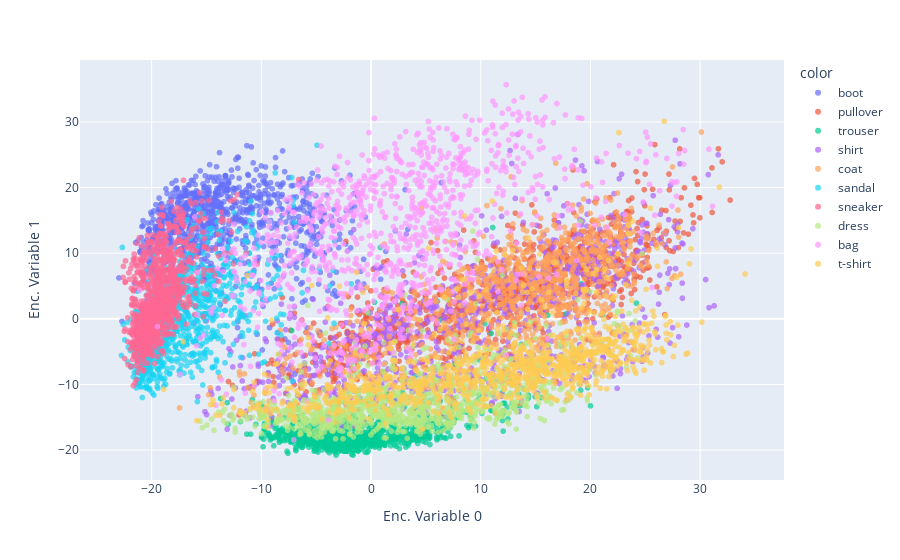

The notebook cell saved with this chart:
### Code cell
encoded_samples_reduced_PCA = pd.DataFrame({
    "Enc. Variable 0": encoded_samples_reduced_PCA[:, 0],
    "Enc. Variable 1": encoded_samples_reduced_PCA[:, 1], 
    "label":encoded_samples.label}
)
px.scatter(encoded_samples_reduced_PCA, x='Enc. Variable 0', y='Enc. Variable 1', color=[label_names[l] for l in encoded_samples.label.to_numpy()], opacity=0.7)

### Figure 1 — Plotly figure (JSON) as saved in the notebook; plotly's stock layout.template omitted (floating-point values rounded to 4 significant figures; data arrays with more than 128 entries replaced by an {"elided": "..."} marker saying what was removed)
{"data": [{"hovertemplate": "color=boot<br>Enc. Variable 0=%{x}<br>Enc. Variable 1=%{y}<extra></extra>", "legendgroup": "boot", "marker": {"color": "#636efa", "opacity": 0.7, "symbol": "circle"}, "mode": "markers", "name": "boot", "showlegend": true, "type": "scattergl", "x": {"elided": "1000 float values"}, "xaxis": "x", "y": {"elided": "1000 float values"}, "yaxis": "y"}, {"hovertemplate": "color=pullover<br>Enc. Variable 0=%{x}<br>Enc. Variable 1=%{y}<extra></extra>", "legendgroup": "pullover", "marker": {"color": "#EF553B", "opacity": 0.7, "symbol": "circle"}, "mode": "markers", "name": "pullover", "showlegend": true, "type": "scattergl", "x": {"elided": "1000 float values"}, "xaxis": "x", "y": {"elided": "1000 float values"}, "yaxis": "y"}, {"hovertemplate": "color=trouser<br>Enc. Variable 0=%{x}<br>Enc. Variable 1=%{y}<extra></extra>", "legendgroup": "trouser", "marker": {"color": "#00cc96", "opacity": 0.7, "symbol": "circle"}, "mode": "markers", "name": "trouser", "showlegend": true, "type": "scattergl", "x": {"elided": "1000 float values"}, "xaxis": "x", "y": {"elided": "1000 float values"}, "yaxis": "y"}, {"hovertemplate": "color=shirt<br>Enc. Variable 0=%{x}<br>Enc. Variable 1=%{y}<extra></extra>", "legendgroup": "shirt", "marker": {"color": "#ab63fa", "opacity": 0.7, "symbol": "circle"}, "mode": "markers", "name": "shirt", "showlegend": true, "type": "scattergl", "x": {"elided": "1000 float values"}, "xaxis": "x", "y": {"elided": "1000 float values"}, "yaxis": "y"}, {"hovertemplate": "color=coat<br>Enc. Variable 0=%{x}<br>Enc. Variable 1=%{y}<extra></extra>", "legendgroup": "coat", "marker": {"color": "#FFA15A", "opacity": 0.7, "symbol": "circle"}, "mode": "markers", "name": "coat", "showlegend": true, "type": "scattergl", "x": {"elided": "1000 float values"}, "xaxis": "x", "y": {"elided": "1000 float values"}, "yaxis": "y"}, {"hovertemplate": "color=sandal<br>Enc. Variable 0=%{x}<br>Enc. Variable 1=%{y}<extra></extra>", "legendgroup": "sandal", "marker": {"color": "#19d3f3", "opacity": 0.7, "symbol": "circle"}, "mode": "markers", "name": "sandal", "showlegend": true, "type": "scattergl", "x": {"elided": "1000 float values"}, "xaxis": "x", "y": {"elided": "1000 float values"}, "yaxis": "y"}, {"hovertemplate": "color=sneaker<br>Enc. Variable 0=%{x}<br>Enc. Variable 1=%{y}<extra></extra>", "legendgroup": "sneaker", "marker": {"color": "#FF6692", "opacity": 0.7, "symbol": "circle"}, "mode": "markers", "name": "sneaker", "showlegend": true, "type": "scattergl", "x": {"elided": "1000 float values"}, "xaxis": "x", "y": {"elided": "1000 float values"}, "yaxis": "y"}, {"hovertemplate": "color=dress<br>Enc. Variable 0=%{x}<br>Enc. Variable 1=%{y}<extra></extra>", "legendgroup": "dress", "marker": {"color": "#B6E880", "opacity": 0.7, "symbol": "circle"}, "mode": "markers", "name": "dress", "showlegend": true, "type": "scattergl", "x": {"elided": "1000 float values"}, "xaxis": "x", "y": {"elided": "1000 float values"}, "yaxis": "y"}, {"hovertemplate": "color=bag<br>Enc. Variable 0=%{x}<br>Enc. Variable 1=%{y}<extra></extra>", "legendgroup": "bag", "marker": {"color": "#FF97FF", "opacity": 0.7, "symbol": "circle"}, "mode": "markers", "name": "bag", "showlegend": true, "type": "scattergl", "x": {"elided": "1000 float values"}, "xaxis": "x", "y": {"elided": "1000 float values"}, "yaxis": "y"}, {"hovertemplate": "color=t-shirt<br>Enc. Variable 0=%{x}<br>Enc. Variable 1=%{y}<extra></extra>", "legendgroup": "t-shirt", "marker": {"color": "#FECB52", "opacity": 0.7, "symbol": "circle"}, "mode": "markers", "name": "t-shirt", "showlegend": true, "type": "scattergl", "x": {"elided": "1000 float values"}, "xaxis": "x", "y": {"elided": "1000 float values"}, "yaxis": "y"}], "layout": {"legend": {"title": {"text": "color"}, "tracegroupgap": 0}, "margin": {"t": 60}, "xaxis": {"anchor": "y", "domain": [0, 1], "title": {"text": "Enc. Variable 0"}}, "yaxis": {"anchor": "x", "domain": [0, 1], "title": {"text": "Enc. Variable 1"}}}}
